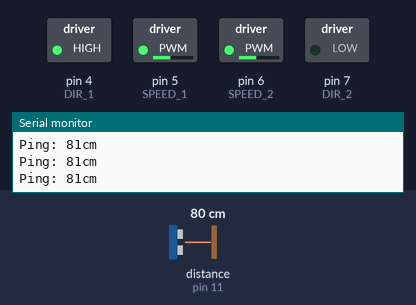
The sketch below on a simulated Arduino Uno, built with avr-gcc and run on an emulated ATmega328P. Shown: switched loads named in the sketch (green lamp = pin HIGH), the last lines printed to the serial monitor. Dashed ring = blinking. The test bench sets the inputs (shaded band); at power-on: distance to the obstacle (sensor on pin 11) 80 cm. The echo pulse lasts 58.3 µs per cm.

Above: at 1.2 s.
1.3 s: distance to the obstacle (sensor on pin 11) set to 34 cm
2.8 s: distance to the obstacle (sensor on pin 11) set to 27 cm
At 3.06 s:
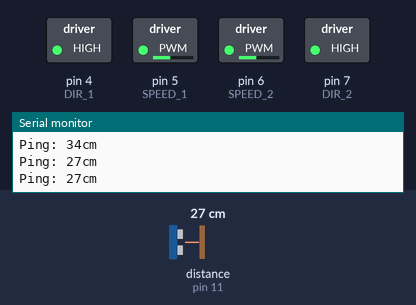
5.8 s: distance to the obstacle (sensor on pin 11) set to 35 cm
At 7.3 s:
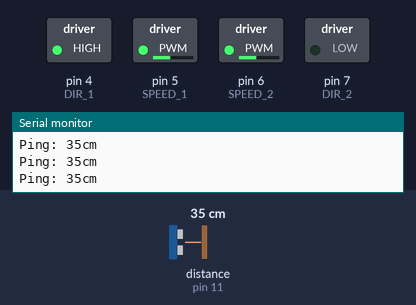
Timing chart, 0 to 8.8 s (numbered marks = the images above; inputs shaded):
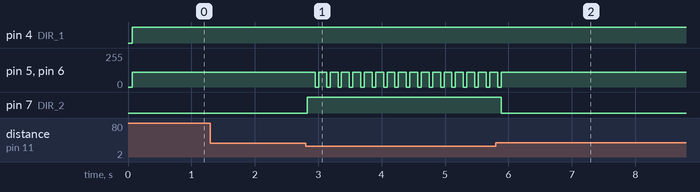

The sketch:

miniRobot2.ino
```cpp
#include <NewPing.h>

#define SPEED_1      5
#define DIR_1        4

#define SPEED_2      6
#define DIR_2        7

#define TRIGGER_PIN  10
#define ECHO_PIN     11
#define MAX_DISTANCE 400

NewPing sonar(TRIGGER_PIN, ECHO_PIN, MAX_DISTANCE);

void setup() {
  Serial.begin(9600);
    for (int i = 4; i < 8; i++) {
    pinMode(i, OUTPUT);
  }
}

void loop() {
  delay(50);
  Serial.print("Ping: ");
  Serial.print(sonar.ping_cm());
  Serial.println("cm");

  if (sonar.ping_cm() <= 30){
      // устанавливаем направление мотора «M1» в одну сторону
      digitalWrite(DIR_1, HIGH);
        // устанавливаем направление мотора «M2» в другую сторону
      digitalWrite(DIR_2, HIGH);
      // включаем мотор на максимальной скорости
      analogWrite(SPEED_1, 110);
      analogWrite(SPEED_2, 110);

      // ждём
      delay(125);
      analogWrite(SPEED_1, 0);
      analogWrite(SPEED_2, 0);

  } else if (sonar.ping_cm() > 30){
     // устанавливаем направление мотора «M1» в одну сторону
     digitalWrite(DIR_1, HIGH);
     // включаем мотор на максимальной скорости
     analogWrite(SPEED_1, 110);

     // устанавливаем направление мотора «M2» в одну сторону
     digitalWrite(DIR_2, LOW);
     // включаем второй мотор на максимальной скорости
     analogWrite(SPEED_2, 110);
     // ждём
     delay(400);
  } else {
        analogWrite(SPEED_1, 0);
      analogWrite(SPEED_2, 0);
    }

}
```

Measured:
- the behaviour switches between 31 and 30 cm on distance to the obstacle (sensor on pin 11) (found by bisection; images 0 and 1)
- after the input at 2.8 s, pin 5 (SPEED_1), pin 6 (SPEED_2): alternates 110/255 for 0.13 s and 0/255 for 0.05 s, starting after 0.15 s; pin 7 (DIR_2): LOW → HIGH at once
- after the input at 5.8 s, pin 5 (SPEED_1), pin 6 (SPEED_2): goes on until 5.9 s, then stays 110/255; pin 7 (DIR_2): HIGH → LOW after 0.09 s
